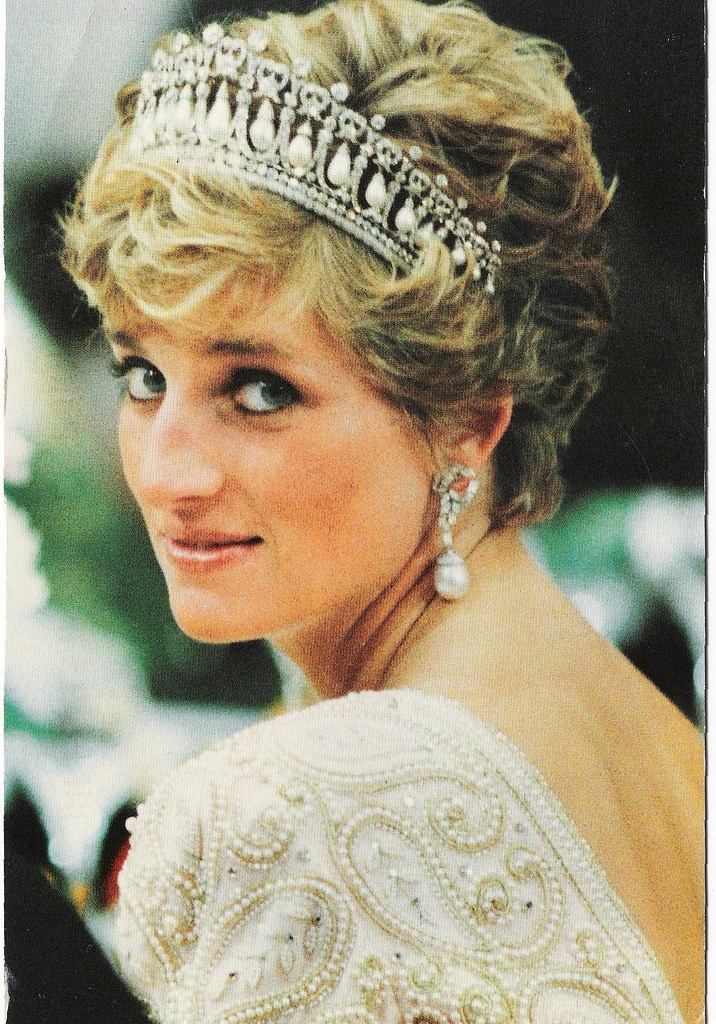
#> input picture Assets/diana.jpeg, 716 x 1024 px
$ python Chapter_3.py
#> lines starting #> are read from the running program, lines starting #| are printed output that depends on the picture
# CHAPTER 3 - Resizing and Cropping

import cv2
import numpy as np

img = cv2.imread("Assets/diana.jpeg")
#> img is the input picture: shape (1024, 716, 3); mean B, G, R 121.3, 147.4, 157.2
print(img.shape)                            # Print image size = height, width, depth
#| (1024, 716, 3)

imgResize = cv2.resize(img, (400, 300))     # Resize image, height then width
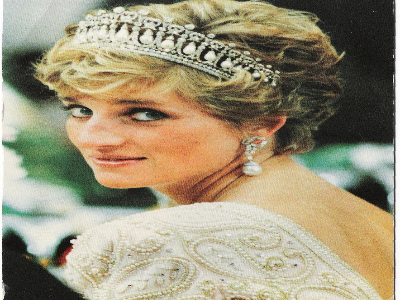
#> imgResize: shape (300, 400, 3); mean B, G, R 121.2, 147.3, 157.1
print(img.shape)
#| (1024, 716, 3)

imgCropped = img[0:200, 200:500]            # Crop image, height then width
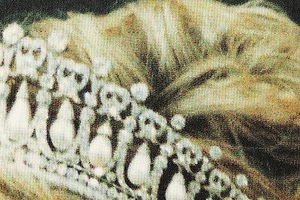
#> imgCropped: shape (200, 300, 3); mean B, G, R 124.2, 152, 156.1

cv2.imshow("Image", img)
cv2.imshow("Image Resize", imgResize)
cv2.imshow("Image Cropped", imgCropped)

cv2.waitKey(0)

$ run again, with Assets/cards.jpeg copied over Assets/diana.jpeg
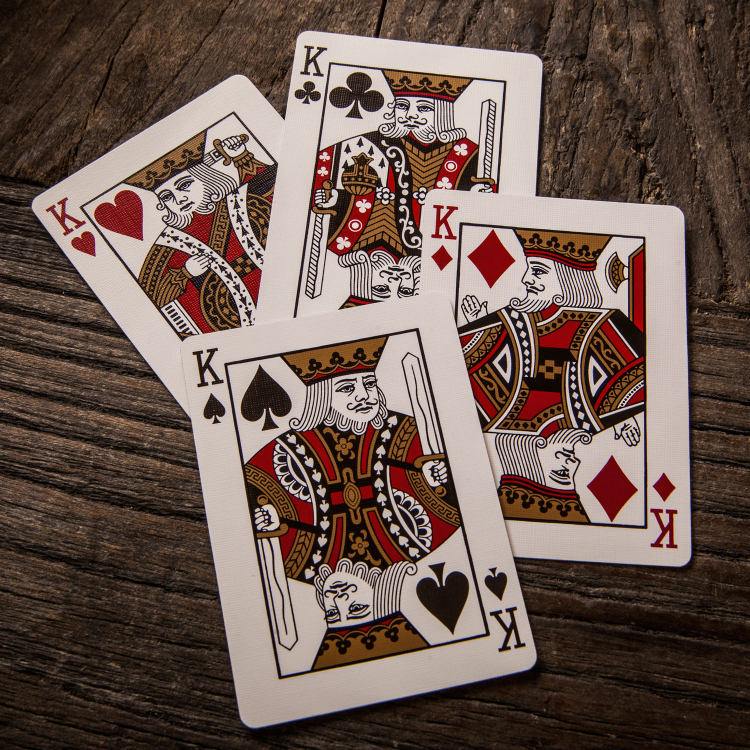
#> input picture Assets/cards.jpeg, 1500 x 1500 px (shown at 1/2 size)
#> img is the input picture: shape (1500, 1500, 3); mean B, G, R 80.3, 88.8, 108.2
#| (1500, 1500, 3)
#> `imgResize = cv2.resize(img, (400, 300))`:
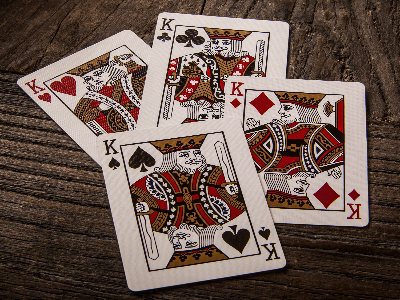
#> imgResize: shape (300, 400, 3); mean B, G, R 80.3, 88.8, 108.2
#| (1500, 1500, 3)
#> `imgCropped = img[0:200, 200:500]`:
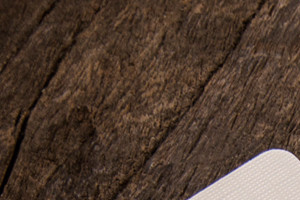
#> imgCropped: shape (200, 300, 3); mean B, G, R 48.8, 61.5, 80.7

$ run again, with Assets/group.jpeg copied over Assets/diana.jpeg
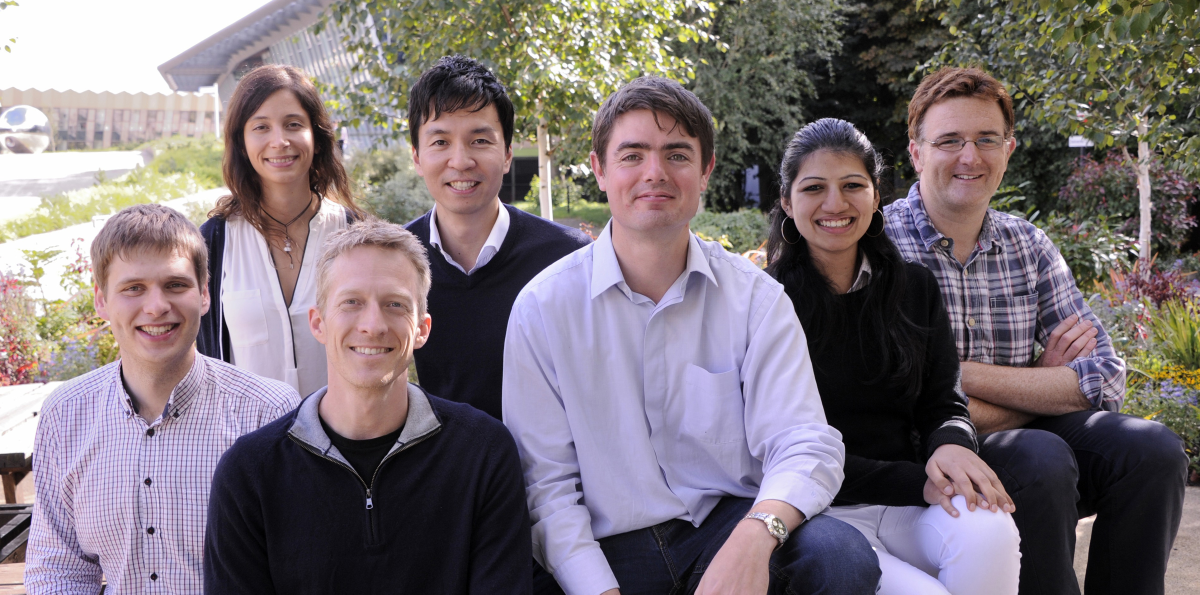
#> input picture Assets/group.jpeg, 2400 x 1189 px (shown at 1/2 size)
#> img is the input picture: shape (1189, 2400, 3); mean B, G, R 120.3, 114.8, 125.2
#| (1189, 2400, 3)
#> `imgResize = cv2.resize(img, (400, 300))`:
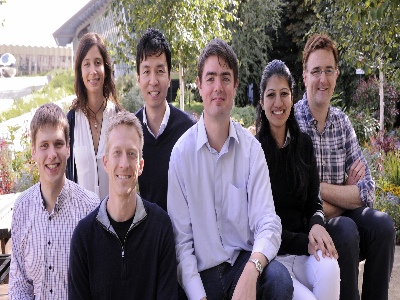
#> imgResize: shape (300, 400, 3); mean B, G, R 120.2, 114.7, 125
#| (1189, 2400, 3)
#> `imgCropped = img[0:200, 200:500]`:
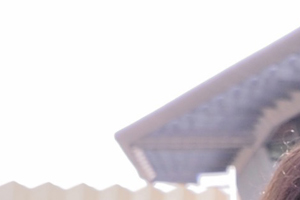
#> imgCropped: shape (200, 300, 3); mean B, G, R 222.9, 218.7, 222.5
